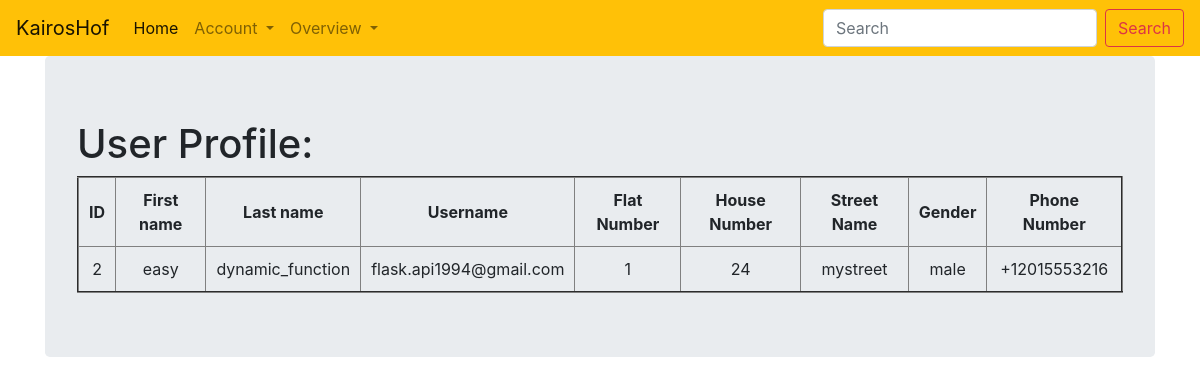
/viewprofile/2 (signed in), run on the app's committed database.
### estate_management/usermodels.py (models this page shows, shortened)
class User(db.Model, UserMixin):
    __tablename__ = 'users'
    __table_args__ =  (db.UniqueConstraint('username'),db.UniqueConstraint('telephone'), db.PrimaryKeyConstraint('id'),)
    id = db.Column(db.Integer, primary_key=True)
    profile_image = db.Column(db.String(20), nullable=False, default='no_image.png')
    firstname = db.Column(db.String, nullable=False)
    lastname = db.Column(db.String, nullable=False)
    dateofbirth = db.Column(db.DateTime, nullable=False)
    username = db.Column(db.String, nullable=False, unique=True)
    password_hash = db.Column(db.String, nullable=False)
    streetname = db.Column(db.Text, nullable=False, default=None)
    housenumber = db.Column(db.String, nullable=False, default=None)
    flatnumber = db.Column(db.String, nullable=True, default=None)
    gender = db.Column(db.String, nullable=False)
    telephone = db.Column(db.Text, nullable=False, unique=True)
    registration_date = db.Column(db.DateTime(), nullable=False, default=datetime.now())
    estate = db.Column(db.Integer, db.ForeignKey('estates.id'))
    role = db.Column(db.Integer, db.ForeignKey('roles.id'))
    guests = db.relationship('Guest', backref='host', lazy='dynamic')
    staffs = db.relationship('Staff', backref='boss', lazy='dynamic')
    services = db.relationship('Service', backref='requester', lazy='dynamic')
    enquiries = db.relationship('Enquiry', backref='asker', lazy='dynamic')
    subscriptions = db.relationship('Subscription', backref='subscriber', lazy='dynamic')
    news = db.relationship('Publication', back_populates='users')
    """
    def validate_phone(self, data):
        '''Regular verification of mobile phone number'''
        phone = telephone.data
        if not re.search(r'^234\d{10}$', phone):
            raise ValidationError('Mobile phone number format is incorrect')
    """
    def format(self):
        return {
        'firstname': self.firstname,
        'lastname': self.lastname,
        'dateofbirth': self.dateofbirth,
        'username': self.username,
        'streetname': self.streetname,
        'housenumber': self.housenumber,
        'flatnumber': self.flatnumber,
        'gender': self.gender,
        'telephone': self.telephone,
        'role': self.role
        }

### estate_management/core/userviews.py (the view)
@core.route("/viewprofile/<int:user_id>", methods = ['GET','POST'])
@login_required
def viewprofile(user_id):
    user = User.query.filter_by(id=user_id)
    return render_template('viewprofile.html', user=user)

### estate_management/usermodels.py (called while the page is built)
@login_manager.user_loader
def load_user(user_id):
    return User.query.get(user_id)

### estate_management/templates/viewprofile.html
{% extends "base.html" %}
{% block content %}
<div class="jumbotron">
  <h1>User Profile:</h1>
  <table border="2" cellspacing="0" cellpadding="10" width="" align="center" bgcolor="">
    <tr align="center">
      <th>ID</th>
      <th>First name</th>
      <th>Last name</th>
      <th>Username</th>
      <th>Flat Number</th>
      <th>House Number</th>
      <th>Street Name</th>
      <th>Gender</th>
      <th>Phone Number</th>
    </tr>
    {% for user in user %}
    <tr align="center" >
      <td>{{user.id}}</td>
      <td>{{user.firstname}}</td>
      <td>{{user.lastname}}</td>
      <td>{{user.username}}</td>
      <td>{{user.flatnumber}}</td>
      <td>{{user.housenumber}}</td>
      <td>{{user.streetname}}</td>
      <td>{{user.gender}}</td>
      <td>{{user.telephone}}</td>
    </tr>
  {% endfor %}
  </table>
</div>
{% endblock content %}

### data on the page
User: id "2", firstname "easy", lastname "dynamic_function", username "flask.api1994@gmail.com", flatnumber "1", housenumber "24", streetname "mystreet", gender "male", telephone "+12015553216"
